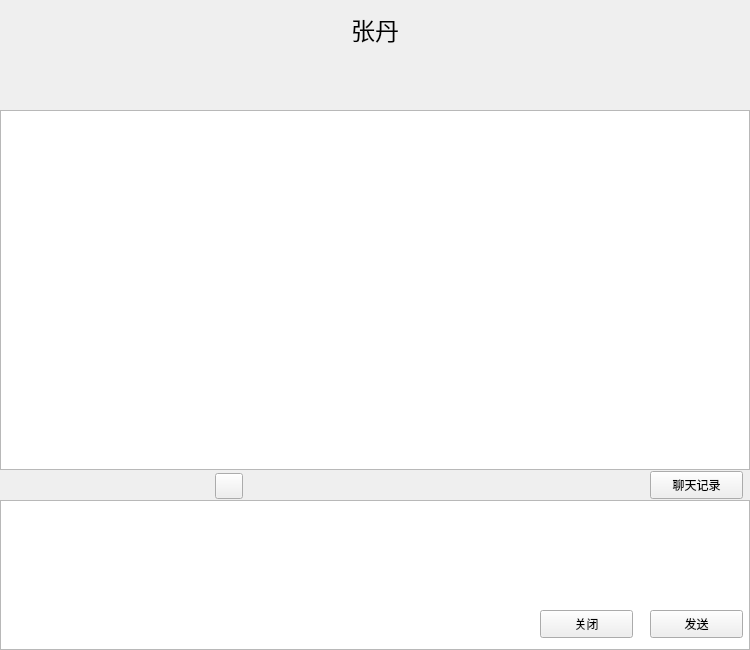
<?xml version="1.0" encoding="UTF-8"?>
<ui version="4.0">
 <class>Form</class>
 <widget class="QWidget" name="Form">
  <property name="geometry">
   <rect>
    <x>0</x>
    <y>0</y>
    <width>750</width>
    <height>650</height>
   </rect>
  </property>
  <property name="minimumSize">
   <size>
    <width>750</width>
    <height>650</height>
   </size>
  </property>
  <property name="maximumSize">
   <size>
    <width>1000</width>
    <height>1000</height>
   </size>
  </property>
  <property name="windowTitle">
   <string>Form</string>
  </property>
  <widget class="QFrame" name="frame">
   <property name="geometry">
    <rect>
     <x>0</x>
     <y>0</y>
     <width>750</width>
     <height>650</height>
    </rect>
   </property>
   <property name="minimumSize">
    <size>
     <width>750</width>
     <height>650</height>
    </size>
   </property>
   <property name="maximumSize">
    <size>
     <width>750</width>
     <height>650</height>
    </size>
   </property>
   <widget class="QLabel" name="label">
    <property name="geometry">
     <rect>
      <x>0</x>
      <y>0</y>
      <width>750</width>
      <height>60</height>
     </rect>
    </property>
    <property name="minimumSize">
     <size>
      <width>750</width>
      <height>60</height>
     </size>
    </property>
    <property name="maximumSize">
     <size>
      <width>750</width>
      <height>60</height>
     </size>
    </property>
    <property name="text">
     <string/>
    </property>
    <property name="pixmap">
     <pixmap resource="pics.qrc">:/pics/1.png</pixmap>
    </property>
   </widget>
   <widget class="QTextBrowser" name="textBrowser">
    <property name="geometry">
     <rect>
      <x>0</x>
      <y>110</y>
      <width>750</width>
      <height>360</height>
     </rect>
    </property>
    <property name="minimumSize">
     <size>
      <width>750</width>
      <height>360</height>
     </size>
    </property>
    <property name="maximumSize">
     <size>
      <width>750</width>
      <height>360</height>
     </size>
    </property>
    <property name="html">
     <string>&lt;!DOCTYPE HTML PUBLIC &quot;-//W3C//DTD HTML 4.0//EN&quot; &quot;http://www.w3.org/TR/REC-html40/strict.dtd&quot;&gt;
&lt;html&gt;&lt;head&gt;&lt;meta name=&quot;qrichtext&quot; content=&quot;1&quot; /&gt;&lt;style type=&quot;text/css&quot;&gt;
p, li { white-space: pre-wrap; }
&lt;/style&gt;&lt;/head&gt;&lt;body style=&quot; font-family:'SimSun'; font-size:9pt; font-weight:400; font-style:normal;&quot;&gt;
&lt;p style=&quot; margin-top:0px; margin-bottom:0px; margin-left:0px; margin-right:0px; -qt-block-indent:0; text-indent:0px;&quot;&gt;&lt;img src=&quot;:/pics/3.png&quot; /&gt;&lt;/p&gt;&lt;/body&gt;&lt;/html&gt;</string>
    </property>
   </widget>
   <widget class="QTextEdit" name="textEdit">
    <property name="geometry">
     <rect>
      <x>0</x>
      <y>500</y>
      <width>750</width>
      <height>150</height>
     </rect>
    </property>
    <property name="minimumSize">
     <size>
      <width>750</width>
      <height>150</height>
     </size>
    </property>
    <property name="maximumSize">
     <size>
      <width>750</width>
      <height>150</height>
     </size>
    </property>
   </widget>
   <widget class="QLabel" name="label_2">
    <property name="geometry">
     <rect>
      <x>0</x>
      <y>470</y>
      <width>750</width>
      <height>30</height>
     </rect>
    </property>
    <property name="minimumSize">
     <size>
      <width>750</width>
      <height>30</height>
     </size>
    </property>
    <property name="maximumSize">
     <size>
      <width>750</width>
      <height>30</height>
     </size>
    </property>
    <property name="text">
     <string/>
    </property>
    <property name="pixmap">
     <pixmap resource="pics.qrc">:/pics/4.png</pixmap>
    </property>
   </widget>
   <widget class="QLabel" name="label_3">
    <property name="geometry">
     <rect>
      <x>0</x>
      <y>10</y>
      <width>750</width>
      <height>40</height>
     </rect>
    </property>
    <property name="minimumSize">
     <size>
      <width>750</width>
      <height>40</height>
     </size>
    </property>
    <property name="maximumSize">
     <size>
      <width>750</width>
      <height>40</height>
     </size>
    </property>
    <property name="font">
     <font>
      <family>Alibaba PuHuiTi</family>
      <pointsize>18</pointsize>
     </font>
    </property>
    <property name="layoutDirection">
     <enum>Qt::LeftToRight</enum>
    </property>
    <property name="text">
     <string>&lt;html&gt;&lt;head/&gt;&lt;body&gt;&lt;p align=&quot;center&quot;&gt;张丹&lt;/p&gt;&lt;/body&gt;&lt;/html&gt;</string>
    </property>
   </widget>
   <widget class="QPushButton" name="pushButton">
    <property name="geometry">
     <rect>
      <x>540</x>
      <y>610</y>
      <width>93</width>
      <height>28</height>
     </rect>
    </property>
    <property name="text">
     <string>关闭</string>
    </property>
   </widget>
   <widget class="QPushButton" name="pushButton_2">
    <property name="geometry">
     <rect>
      <x>650</x>
      <y>610</y>
      <width>93</width>
      <height>28</height>
     </rect>
    </property>
    <property name="text">
     <string>发送</string>
    </property>
   </widget>
   <widget class="QLabel" name="label_4">
    <property name="geometry">
     <rect>
      <x>0</x>
      <y>60</y>
      <width>750</width>
      <height>50</height>
     </rect>
    </property>
    <property name="minimumSize">
     <size>
      <width>750</width>
      <height>50</height>
     </size>
    </property>
    <property name="maximumSize">
     <size>
      <width>750</width>
      <height>50</height>
     </size>
    </property>
    <property name="text">
     <string/>
    </property>
    <property name="pixmap">
     <pixmap resource="pics.qrc">:/pics/5.png</pixmap>
    </property>
   </widget>
   <widget class="QPushButton" name="pushButton_3">
    <property name="geometry">
     <rect>
      <x>650</x>
      <y>471</y>
      <width>93</width>
      <height>28</height>
     </rect>
    </property>
    <property name="text">
     <string>聊天记录</string>
    </property>
   </widget>
   <widget class="QPushButton" name="picture">
    <property name="geometry">
     <rect>
      <x>215</x>
      <y>473</y>
      <width>28</width>
      <height>26</height>
     </rect>
    </property>
    <property name="minimumSize">
     <size>
      <width>28</width>
      <height>26</height>
     </size>
    </property>
    <property name="maximumSize">
     <size>
      <width>28</width>
      <height>26</height>
     </size>
    </property>
    <property name="styleSheet">
     <string notr="true">QPushButton{border-image: url(:/pics/7.png)}
QPushButton:hover{border-image: url(:/pics/7-1.png)}
QPushButton:pressed{border-image: url(:/pics/7-2.png)}</string>
    </property>
    <property name="text">
     <string/>
    </property>
   </widget>
  </widget>
 </widget>
 <resources>
  <include location="pics.qrc"/>
 </resources>
 <connections/>
</ui>
